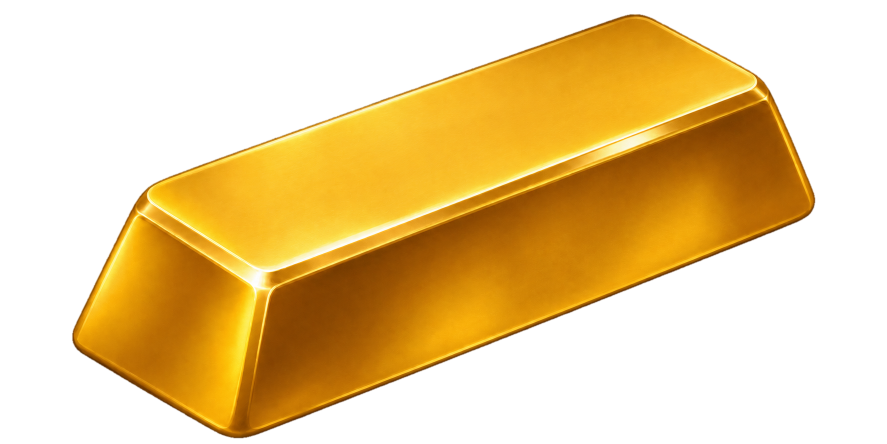
#> input picture sheets/goldbar/gold_bar/source/gold_bar_master.png, 1774 x 887 px (shown at 1/2 size)
$ python build_assets.py
#> lines starting #> are read from the running program, lines starting #| are printed output that depends on the picture; after the words box and inside, x2 and y2 are one past the last pixel; in counts of white or black regions, pixels touching at a corner belong together
### sheets/goldbar/gold_bar/source/asset_utils.py
from pathlib import Path
from PIL import Image, ImageDraw, ImageFilter
from scipy import ndimage as ndi
import numpy as np
import math, io, os, json, hashlib, zipfile
ROOT=Path(__file__).resolve().parents[1]
S=512; SS=2; HI=S*SS; N=27; FPS=24
R=Image.Resampling.LANCZOS

def write_bytes(path,data):
    path=Path(path);path.parent.mkdir(parents=True,exist_ok=True)
    tmp=path.with_name(path.name+'.writing');tmp.write_bytes(data);os.replace(tmp,path)

def save(im,path,**kw):
    b=io.BytesIO();im.save(b,format={'.png':'PNG','.apng':'PNG','.gif':'GIF','.jpg':'JPEG'}[Path(path).suffix],**kw)
    write_bytes(path,b.getvalue())

def smooth(t):
    t=np.clip(t,0,1);return t*t*(3-2*t)

# [10 lines left out: function clean, not called in this run]

def export(kind,frames,records):
    dest=ROOT/kind;dest.mkdir(parents=True,exist_ok=True);names=[];meta={}
    atlas=Image.new('RGBA',(4608,1536))
    for i,im in enumerate(frames):
        name=f'gold_bar_{kind}_{i+1:02}.png';names.append(name);save(im,dest/'frames'/name,compress_level=6)
        x,y=i%9*S,i//9*S;atlas.paste(im,(x,y))
        meta[name]={'frame':{'x':x,'y':y,'w':S,'h':S},'rotated':False,'trimmed':False,'spriteSourceSize':{'x':0,'y':0,'w':S,'h':S},'sourceSize':{'w':S,'h':S},'pivot':{'x':.5,'y':.5}}
    save(atlas,dest/f'gold_bar_{kind}_atlas_9x3.png',compress_level=6)
    for k in range(3):
        sheet=Image.new('RGBA',(1536,1536))
        for j in range(9):sheet.paste(frames[k*9+j],(j%3*S,j//3*S))
        save(sheet,dest/f'sheets/gold_bar_{kind}_sheet_{k+1:02}.png',compress_level=6)
    (dest/f'gold_bar_{kind}_atlas_9x3.json').write_text(json.dumps({'frames':meta,'animations':{f'gold_bar_{kind}':names},'meta':{'image':f'gold_bar_{kind}_atlas_9x3.png','format':'RGBA8888','size':{'w':4608,'h':1536},'scale':'1','frameRate':FPS,'loop':kind=='idle'}},indent=2))
    (dest/'motion.json').write_text(json.dumps({'fps':FPS,'durationMs':1125,'loop':kind=='idle','frames':records},indent=2))
    save(frames[0],dest/f'gold_bar_{kind}.apng',save_all=True,append_images=frames[1:],duration=[42,41,42]*9,loop=0 if kind=='idle' else 1,blend=0,disposal=0)

def validate(kind,frames):
    dest=ROOT/kind;atlas=Image.open(dest/f'gold_bar_{kind}_atlas_9x3.png');assert atlas.size==(4608,1536) and atlas.mode=='RGBA'
    apng=Image.open(dest/f'gold_bar_{kind}.apng');assert apng.n_frames==N
    rows=[];duration=0
    for i,ref in enumerate(frames):
        im=Image.open(dest/f'frames/gold_bar_{kind}_{i+1:02}.png');a=np.array(im)
        assert im.mode=='RGBA' and im.size==(S,S) and np.array_equal(a,np.array(ref))
        alpha=a[:,:,3];assert alpha.min()==0
        assert not np.any(a[alpha==0,:3]);assert not np.any(alpha[[0,-1],:]) and not np.any(alpha[:,[0,-1]])
        if kind=='idle' or i<26:assert alpha.max()>0 and np.any((alpha>0)&(alpha<255))
        x,y=i%9*S,i//9*S;assert np.array_equal(np.array(atlas.crop((x,y,x+S,y+S))),a)
        sheet=Image.open(dest/f'sheets/gold_bar_{kind}_sheet_{i//9+1:02}.png');assert sheet.size==(1536,1536) and sheet.mode=='RGBA'
        j=i%9;x,y=j%3*S,j//3*S;assert np.array_equal(np.array(sheet.crop((x,y,x+S,y+S))),a)
        apng.seek(i);duration+=apng.info['duration'];assert np.array_equal(np.array(apng.convert('RGBA')),a)
        rows.append({'frame':i+1,'bounds':im.getbbox(),'transparentPixels':int((alpha==0).sum()),'partialAlphaPixels':int(((alpha>0)&(alpha<255)).sum())})
    assert duration==1125 and len({hashlib.sha256(np.array(f).tobytes()).hexdigest() for f in frames})==N
    if kind=='impact':assert not np.any(np.array(frames[-1]))
    return {'passed':True,'frames':N,'frameSize':[512,512],'atlasSize':[4608,1536],'smallSheets':3,'alphaVerified':True,'noEdgeClipping':True,'pixelExactAtlasesSheetsAPNG':True,'finalFrameBlank':kind=='impact','durationMs':duration,'perFrame':rows}

# [13 lines left out: function previews, not called in this run]

### sheets/goldbar/gold_bar/source/build_assets.py
"""One-master rigid gold bar: seamless idle and 27-frame drop-and-shine."""
from asset_utils import *

class GoldRig:
    def __init__(self):
        self.master=Image.open(ROOT/'source/gold_bar_master.png').convert('RGBA')
#> self.master is the input picture: PIL image 1774x887 RGBA; mean R, G, B, A 95.4, 65.7, 10.1, 114.2
        self.box=self.master.getbbox();self.scale=360/(self.box[2]-self.box[0])
#> after `self.box = self.master.getbbox()`: self.box = (143, 27, 1632, 878)
#> after `self.scale = 360 / (self.box[2] - self.box[0])`: self.scale = 0.242
        crop=self.master.crop(self.box);self.height=round(crop.height*self.scale*SS)
#> after `crop = self.master.crop(self.box)`:
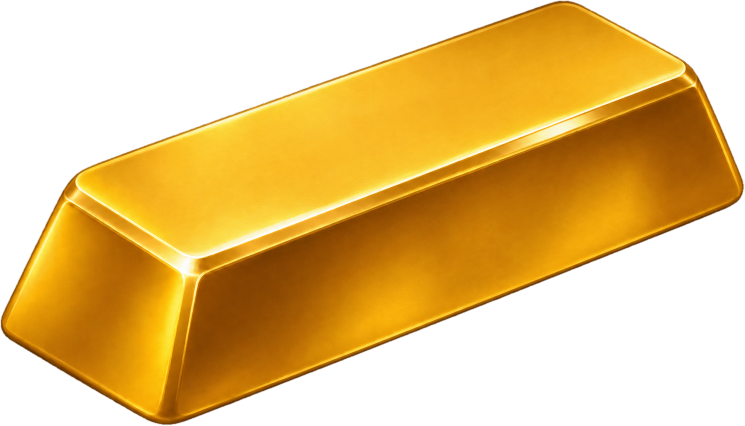
#> crop: PIL image 1489x851 RGBA (shown at 1/2 size); mean R, G, B, A 118.4, 81.6, 12.6, 141.8; transparent parts drawn white
#> after `self.height = round(crop.height * self.scale * SS)`: self.height = 411
        self.ox=76;self.oy=280-self.height/SS/2
#> after `self.oy = 280 - self.height / SS / 2`: self.oy = 177.2
        sprite=crop.resize((360*SS,self.height),R)
        self.base=Image.new('RGBA',(HI,HI));self.base.alpha_composite(sprite,(self.ox*SS,round(self.oy*SS)))
#> after `self.base = Image.new('RGBA', (HI, HI))`: self.base: PIL image 1024x1024 RGBA; every value is 0
#> after `self.base.alpha_composite(sprite, (self.ox * SS, round(self.oy * SS)))`:
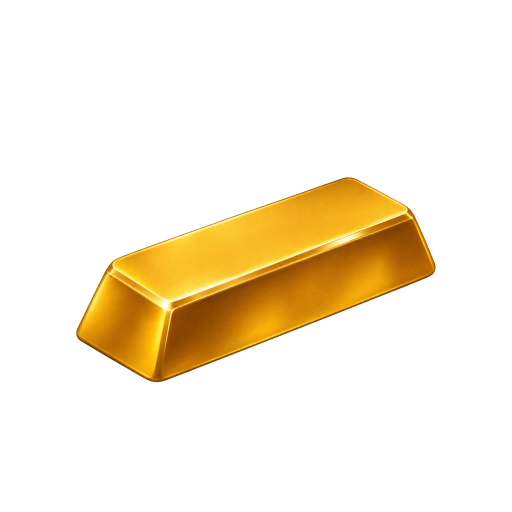
#> self.base: PIL image 1024x1024 RGBA (shown at 1/2 size); mean R, G, B, A 33.5, 23, 3.5, 40; transparent parts drawn white
        self.ar=np.array(self.base).astype(np.float32)
        self.y,self.x=np.mgrid[0:HI,0:HI].astype(np.float32);self.x/=SS;self.y/=SS
        face=Image.new('L',(HI,HI));d=ImageDraw.Draw(face)
#> after `face = Image.new('L', (HI, HI))`: face: PIL image 1024x1024 L; every value is 0
        d.polygon([tuple(round(c*SS) for c in self.point(x,y)) for x,y in [(298,399),(1270,29),(1510,150),(1514,175),(550,542),(519,545),(311,426)]],fill=255)
        self.face=np.array(face.filter(ImageFilter.GaussianBlur(2.0*SS))).astype(np.float32)/255
        alpha=self.ar[:,:,3]/255
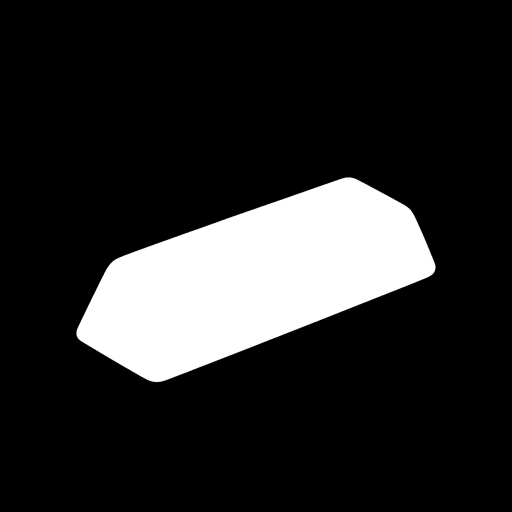
#> alpha: shape (1024, 1024) float32 (shown at 1/2 size); min 0, max 1, mean 0.157
        eroded=ndi.grey_erosion(alpha,size=(9,9))
        self.rim=np.clip((alpha-eroded)*2.0,0,1)
        save(self.base.resize((S,S),R),ROOT/'source/gold_bar_neutral_512.png')
        save(face,ROOT/'source/top_face_light_mask.png')
#> in save (call 2), `im.save(b, format={'.png': 'PNG', '.apng': 'PNG', '.gif': 'GIF', '.jpg`:
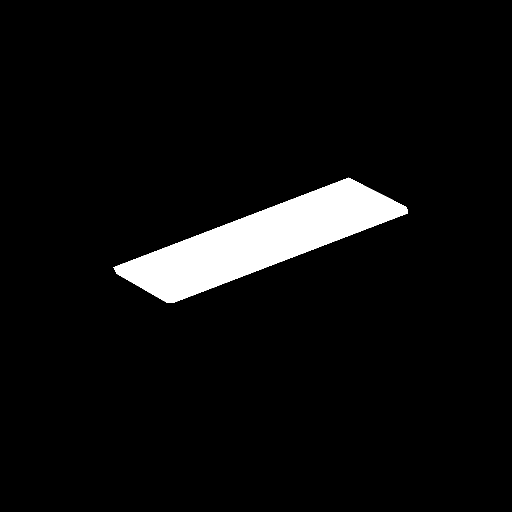
#> im: PIL image 1024x1024 L (shown at 1/2 size); 5.4% white; 1 white region, box (x1, y1, x2, y2) and area: (227, 355, 816, 606) 56369

    def point(self,x,y):
        return np.array([self.ox+(x-self.box[0])*self.scale,self.oy+(y-self.box[1])*self.scale])

    def lighting(self,kind,f,rec):
        ar=self.ar.copy()
        if kind=='idle':
            t=(f%N)/N;p=math.tau*t
            center=-60+650*t
            strength=.26*math.sin(math.pi*t)**2
            ambient=1+.009*math.sin(p)
        else:
            t=float(np.clip((f-18)/5,0,1))
            center=-60+650*t
            strength=.65*math.sin(math.pi*t)**.65 if 18<=f<=23 else 0.
            ambient=1+.003*math.sin(math.tau*f/N)
        u=self.x+.25*(self.y-280)
        band=np.exp(-((u-center)/27)**2)
        amount=band*strength*(.24+.67*self.face+.3*self.rim)
        amount=np.clip(amount,0,.8)
        ar[:,:,:3]=np.minimum(ar[:,:,:3]*ambient,255)
        ar[:,:,:3]=ar[:,:,:3]*(1-amount[:,:,None])+np.array([255,246,192])*amount[:,:,None]
        ar[ar[:,:,3]==0,:3]=0
        rec['reflectionCenterX']=round(center,5);rec['reflectionStrength']=round(strength,6)
        return Image.fromarray(np.round(ar).astype(np.uint8))

    def body(self,lit,rec):
        angle=math.radians(rec['angleDegrees']);c,s=math.cos(angle),math.sin(angle)
        mat=np.array([[c,-s],[s,c]])
        pivot=np.array([256,345]);offset=pivot+np.array([0,rec['yOffset']])-mat@pivot
        inv=mat.T;shift=-inv@offset*SS
        coeff=(inv[0,0],inv[0,1],shift[0],inv[1,0],inv[1,1],shift[1])
        return lit.convert('RGBa').transform((HI,HI),Image.Transform.AFFINE,coeff,resample=Image.Resampling.BICUBIC).convert('RGBA')

    def sparks(self,f):
        layer=Image.new('RGBA',(HI,HI));age=f-11
        if not 0<=age<=5:return layer
        d=ImageDraw.Draw(layer);life=(1-age/6)**1.6
        for k,contact in enumerate([(470,870),(1617,432)]):
            x0,y0=self.point(*contact)
            for j in range(4):
                angle=math.radians(205+j*37+k*19)
                distance=3+age*(2.5+j*.6)
                x=x0+math.cos(angle)*distance;y=y0+math.sin(angle)*distance+age*age*.32
                length=2.8*(1-age/7)
                d.line((x*SS,y*SS,(x-math.cos(angle)*length)*SS,(y-math.sin(angle)*length)*SS),fill=(255,211+8*j,103+20*j,round(225*life)),width=SS)
            if age<2:
                rad=3.2-age
                d.polygon([(x0*SS,(y0-rad*2)*SS),((x0+rad*.5)*SS,(y0-rad*.4)*SS),((x0+rad*1.7)*SS,y0*SS),((x0+rad*.5)*SS,(y0+rad*.4)*SS),(x0*SS,(y0+rad*2)*SS),((x0-rad*.5)*SS,(y0+rad*.4)*SS),((x0-rad*1.7)*SS,y0*SS),((x0-rad*.5)*SS,(y0-rad*.4)*SS)],fill=(255,243,184,round(210*life)))
        return layer

    def render(self,kind,f):
        rec=motion(kind,f);lit=self.lighting(kind,f,rec);out=self.body(lit,rec)
        if kind=='impact':out.alpha_composite(self.sparks(f))
        ar=np.array(out.resize((S,S),R));ar[:,:,3]=np.round(ar[:,:,3].astype(float)*rec['opacity']).astype(np.uint8);ar[ar[:,:,3]==0,:3]=0
        return Image.fromarray(ar),rec

def motion(kind,f):
    if kind=='idle':return {'frame':f+1,'yOffset':0.,'angleDegrees':0.,'scale':1.,'opacity':1.}
    if f<=5:
        lift=float(smooth(f/5));y=-26*lift;angle=-.8*lift
    elif f<=11:
        t=(f-5)/6;y=-26*(1-t**2.8);angle=-.8*(1-t**2)
    elif f<=17:
        t=(f-11)/6;y=-8.0*math.sin(math.pi*t);angle=.36*math.sin(math.tau*t)*(1-t)
    else:
        y=0.;angle=0.
    fade=1-float(smooth((f-23)/3))
    return {'frame':f+1,'yOffset':round(y,7),'angleDegrees':round(angle,7),'scale':1.,'opacity':fade}

def main():
    rig=GoldRig();allframes={};report={}
    for kind in ('idle','impact'):
        frames=[];records=[]
        for f in range(N):
            im,rec=rig.render(kind,f);frames.append(im);records.append(rec)
#> this loop made 27 passes
#> pass 2, in lighting (call 2), `amount=band*strength*(.24+.67*self.face+.3*self.rim)`:
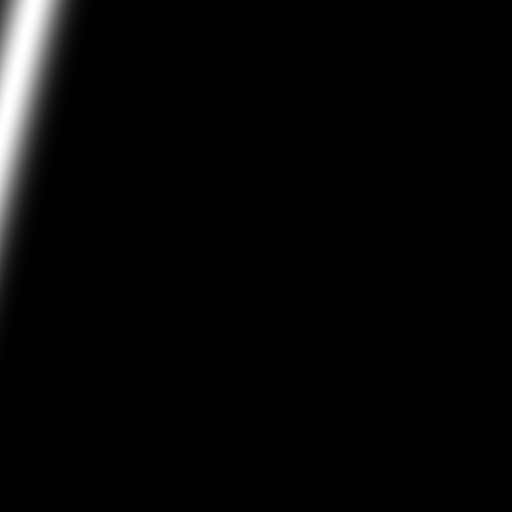
#> amount: shape (1024, 1024) float32 (shown at 1/2 size); min 0, max 0.000841, mean 2.13e-05; drawn with min black and max white
#> after the loop, frames = 27 items; records = 27 items
        allframes[kind]=frames;export(kind,frames,records);report[kind]=validate(kind,frames)
#> in export, `atlas=Image.new('RGBA',(4608,1536))`: atlas: PIL image 4608x1536 RGBA; every value is 0
#> the loop in export, `for i,im in enumerate(frames):` made 27 passes
#> (name, x, y) on passes 1 to 12: ('gold_bar_idle_01.png', 0, 0), ('gold_bar_idle_02.png', 512, 0), ('gold_bar_idle_03.png', 1024, 0), ('gold_bar_idle_04.png', 1536, 0), ('gold_bar_idle_05.png', 2048, 0), ('gold_bar_idle_06.png', 2560, 0), ('gold_bar_idle_07.png', 3072, 0), ('gold_bar_idle_08.png', 3584, 0), ('gold_bar_idle_09.png', 4096, 0), ('gold_bar_idle_10.png', 0, 512), ('gold_bar_idle_11.png', 512, 512), ('gold_bar_idle_12.png', 1024, 512)
#> after the loop in export, `for i,im in enumerate(frames):`:
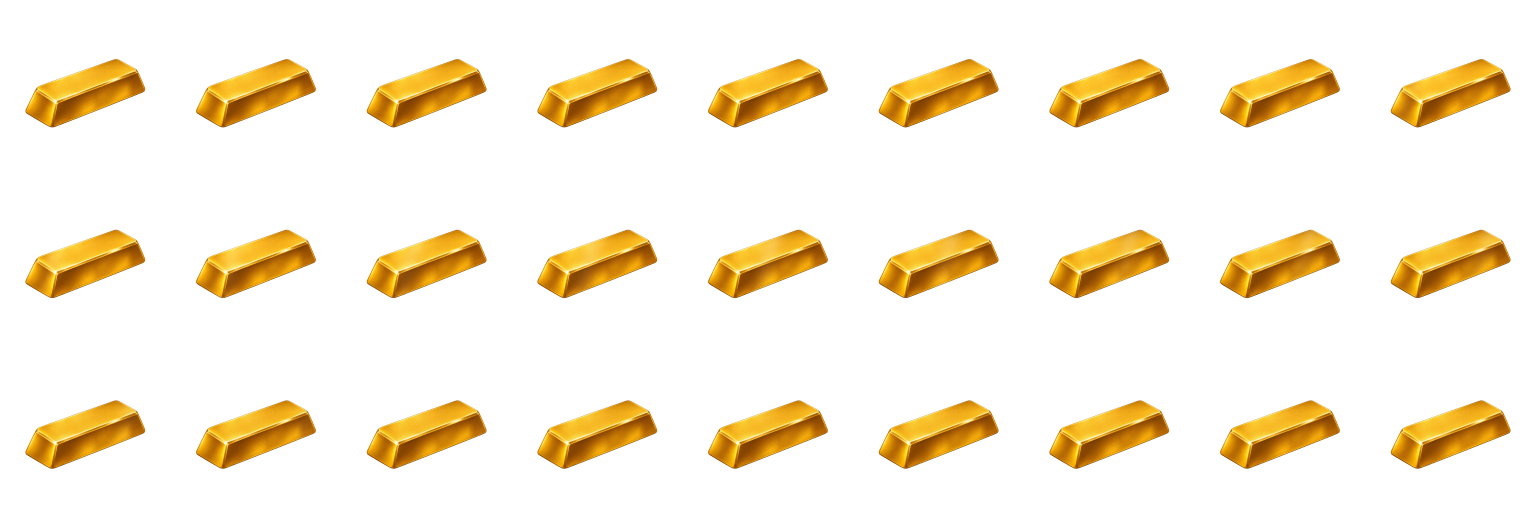
#> atlas: PIL image 4608x1536 RGBA (shown at 1/3 size); mean R, G, B, A 33.9, 23.4, 3.8, 40; transparent parts drawn white
#> after the loop in export, `for i,im in enumerate(frames):`: names = 27 items, first 6: 'gold_bar_idle_01.png', 'gold_bar_idle_02.png', 'gold_bar_idle_03.png', 'gold_bar_idle_04.png', 'gold_bar_idle_05.png', 'gold_bar_idle_06.png'
#> after the loop in export, `for k in range(3):`:
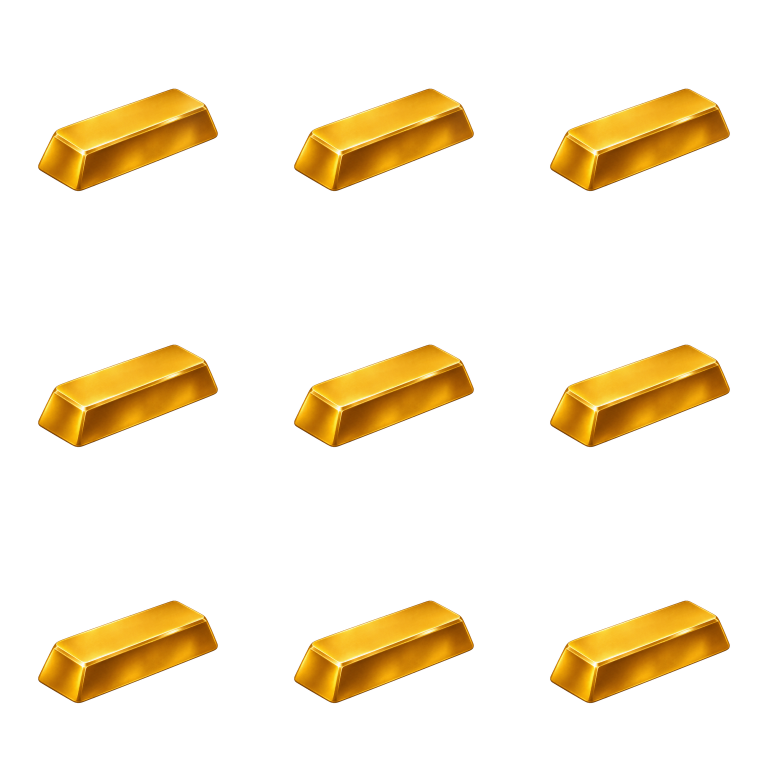
#> sheet: PIL image 1536x1536 RGBA (shown at 1/2 size); mean R, G, B, A 33.6, 23.1, 3.6, 40; transparent parts drawn white
        print(f'{kind}: 27 RGBA frames, atlases, sheets and APNG verified',flush=True)
    assert np.array_equal(np.array(allframes['idle'][0]),np.array(allframes['impact'][0]))
    wrapped,_=rig.render('idle',27);assert np.array_equal(np.array(wrapped),np.array(allframes['idle'][0]))
    report['idleSeamlessWrap']=True;report['idleToImpactExactEntryMatch']=True;report['rigidMotionOnly']=True
    report['masterSha256']=hashlib.sha256((ROOT/'source/gold_bar_master.png').read_bytes()).hexdigest()
    (ROOT/'validation.json').write_text(json.dumps(report,indent=2));previews(allframes)
    (ROOT/'README.txt').write_text('PLAIN GOLD BAR — IDLE + DROP AND SHINE\n\n54 transparent RGBA PNG frames: 27 idle + 27 impact, 512 x 512 each.\n24 fps, 1.125 seconds per animation. No numbers, stamps or logos.\n\nEach animation includes a 4608 x 1536 atlas (9 columns x 3 rows),\nthree 1536 x 1536 sheets (3 x 3), individual PNGs, atlas JSON,\nmotion JSON and an RGBA APNG. Read left to right, top to bottom.\nUse full 512 x 512 cells with centered pivot. Do not trim cells.\n\nIdle: a stationary rigid bar with a subtle moving reflection. Loops.\nImpact: frames 01-06 lift, 07-12 accelerate down to contact,\n13-18 make one small bounce and settle, 19-24 sweep the highlight,\n25-27 fade. Impact frame 27 is entirely transparent RGBA zero.\nNo squash, stretching, redesign or independent frame generation.\nImpact frame 01 exactly matches idle frame 01; transition at the\nidle wrap or blend to the entry pose in your game engine.\n\npreview/gold_bar_idle_then_impact.gif shows both clips at slower\nreview speed on dark and purple tiles. Test backgrounds are not\nin production PNGs or APNGs. No audio is included.\n\nThe source image is the approved plain-bar illustration. Source\nmaster, rigid renderer, masks and motion data are included.\nRebuild: python source/build_assets.py\nRequires Python, Pillow, NumPy and SciPy.\nvalidation.json records alpha, dimensions, frame count, exact\natlas/APNG matching, seamless idle wrap and the blank finish.\n')
    b=io.BytesIO()
    with zipfile.ZipFile(b,'w',zipfile.ZIP_DEFLATED,compresslevel=4) as z:
        for p in sorted(ROOT.rglob('*')):
            if p.is_file() and '__pycache__' not in p.parts and not p.name.endswith('.writing'):z.write(p,p.relative_to(ROOT.parent))
    path=ROOT.parent/'gold_bar_animation_pack.zip';write_bytes(path,b.getvalue())
    with zipfile.ZipFile(path) as z:
        assert z.testzip() is None
        for name in z.namelist():
            if name.endswith('.png'):Image.open(io.BytesIO(z.read(name))).load()
    print(f'ZIP integrity verified: {path.stat().st_size:,} bytes',flush=True)

#> (the run stopped early here; a loop or call above may not have finished)
